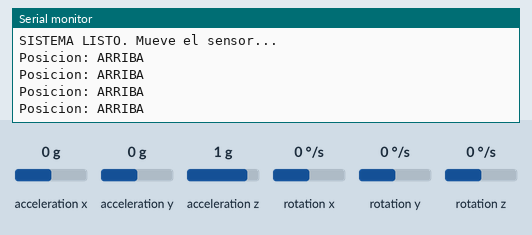
The sketch below on a simulated Arduino Uno, built with avr-gcc and run on an emulated ATmega328P. Shown: the last lines printed to the serial monitor. Inputs (shaded band) come from the test bench; at power-on: acceleration x 0 g, acceleration z 1 g, acceleration y 0 g, rotation x 0 °/s, rotation y 0 °/s, rotation z 0 °/s.

Above: at 1.2 s.
1.3 s: acceleration x set to -1.4 g
At 1.73 s:
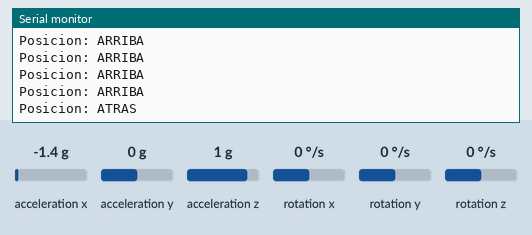
3.6 s: acceleration z set to -1.4 g
At 3.86 s:
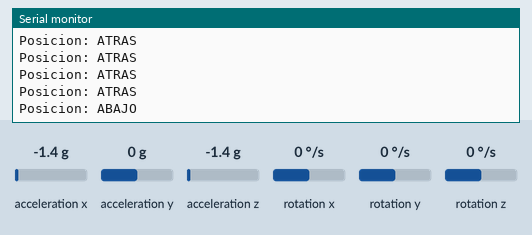

Measured:
- after the input at 1.3 s, the serial monitor: prints a new line after 0.23 s (image 1)
- after the input at 3.6 s, the serial monitor: prints a new line after 0.05 s (image 2)

The sketch:

calcular_fuerza.ino
```cpp
#include <Wire.h>
#include <MPU6050.h>

MPU6050 mpu;

void setup() {
    // Iniciamos comunicación serial
    Serial.begin(9600);
    Wire.begin();

    // Inicializar el sensor
    mpu.initialize();

    // Rango ±8g (Cada 1g equivale a 4096 unidades)
    mpu.setFullScaleAccelRange(MPU6050_ACCEL_FS_8);

    // Verificar si el sensor responde
    if (!mpu.testConnection()) {
        Serial.println("Error: MPU6050 no detectado");
        while (1);
    }

    Serial.println("SISTEMA LISTO. Mueve el sensor...");
}

void loop() {
    int16_t ax, ay, az, gx, gy, gz;
    mpu.getMotion6(&ax, &ay, &az, &gx, &gy, &gz);

    // Convertir a Gravedades (g)
    float accel_x = ax / 4096.0;
    float accel_y = ay / 4096.0;
    float accel_z = az / 4096.0;

    // Valores absolutos para saber qué eje tiene más peso
    float absX = abs(accel_x);
    float absY = abs(accel_y);
    float absZ = abs(accel_z);

    String face = "";

    // Lógica para detectar qué cara está hacia arriba
    if (absX > absY && absX > absZ) {
        if (accel_x > 0.5) face = "FRENTE";
        else if (accel_x < -0.5) face = "ATRAS";
    }
    else if (absY > absX && absY > absZ) {
        if (accel_y > 0.5) face = "IZQUIERDA";
        else if (accel_y < -0.5) face = "DERECHA";
    }
    else {
        if (accel_z > 0.5) face = "ARRIBA";
        else if (accel_z < -0.5) face = "ABAJO";
    }

    // Imprimir solo si se detectó una cara clara
    if (face != "") {
        Serial.print("Posicion: ");
        Serial.println(face);
    }

    delay(300); // Pausa para que puedas leer los mensajes
}
```
